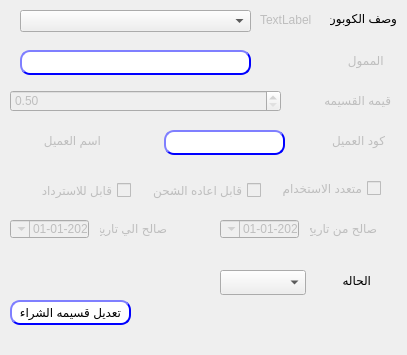
<?xml version="1.0" encoding="UTF-8"?>
<ui version="4.0">
 <class>CustomerGP</class>
 <widget class="QDialog" name="CustomerGP">
  <property name="geometry">
   <rect>
    <x>0</x>
    <y>0</y>
    <width>407</width>
    <height>355</height>
   </rect>
  </property>
  <property name="windowTitle">
   <string>أيقاف / تفعيل الكوبون</string>
  </property>
  <widget class="QPushButton" name="BTN_modifyCoupon">
   <property name="geometry">
    <rect>
     <x>10</x>
     <y>300</y>
     <width>121</width>
     <height>25</height>
    </rect>
   </property>
   <property name="styleSheet">
    <string notr="true">QPushButton{
                                        background-color: white;
                                        border-style: outset;
                                        border-width: 2px;
                                        border-radius: 10px;
                                        border-color: blue;
                                        min-width: 6em;
                                        }
                                        QPushButton:hover {
                                        background: qradialgradient(
                                        cx: 0.3, cy: -0.4, fx: 0.3, fy: -0.4,
                                        radius: 1.35, stop: 0 #fff, stop: 1 #bbb
                                        );
                                        }
                                        QPushButton:pressed {
                                        border-style: inset;
                                        background: qradialgradient(
                                        cx: 0.4, cy: -0.1, fx: 0.4, fy: -0.1,
                                        radius: 1.35, stop: 0 #fff, stop: 1 #ddd
                                        );
                                        }
                                    </string>
   </property>
   <property name="text">
    <string>تعديل قسيمه الشراء</string>
   </property>
  </widget>
  <widget class="QDateTimeEdit" name="Qdate_from">
   <property name="enabled">
    <bool>false</bool>
   </property>
   <property name="geometry">
    <rect>
     <x>220</x>
     <y>220</y>
     <width>79</width>
     <height>18</height>
    </rect>
   </property>
   <property name="layoutDirection">
    <enum>Qt::RightToLeft</enum>
   </property>
   <property name="minimumDateTime">
    <datetime>
     <hour>0</hour>
     <minute>0</minute>
     <second>0</second>
     <year>2020</year>
     <month>1</month>
     <day>1</day>
    </datetime>
   </property>
   <property name="displayFormat">
    <string>yyyy-MM-dd</string>
   </property>
   <property name="calendarPopup">
    <bool>true</bool>
   </property>
  </widget>
  <widget class="QLabel" name="desc">
   <property name="geometry">
    <rect>
     <x>330</x>
     <y>10</y>
     <width>67</width>
     <height>17</height>
    </rect>
   </property>
   <property name="layoutDirection">
    <enum>Qt::RightToLeft</enum>
   </property>
   <property name="text">
    <string>وصف الكوبون</string>
   </property>
  </widget>
  <widget class="QDateTimeEdit" name="Qdate_to">
   <property name="enabled">
    <bool>false</bool>
   </property>
   <property name="geometry">
    <rect>
     <x>10</x>
     <y>220</y>
     <width>79</width>
     <height>18</height>
    </rect>
   </property>
   <property name="layoutDirection">
    <enum>Qt::RightToLeft</enum>
   </property>
   <property name="minimumDateTime">
    <datetime>
     <hour>0</hour>
     <minute>0</minute>
     <second>0</second>
     <year>2020</year>
     <month>1</month>
     <day>1</day>
    </datetime>
   </property>
   <property name="displayFormat">
    <string>yyyy-MM-dd</string>
   </property>
   <property name="calendarPopup">
    <bool>true</bool>
   </property>
  </widget>
  <widget class="QLabel" name="desc_3">
   <property name="enabled">
    <bool>false</bool>
   </property>
   <property name="geometry">
    <rect>
     <x>310</x>
     <y>220</y>
     <width>67</width>
     <height>17</height>
    </rect>
   </property>
   <property name="text">
    <string>صالح من تاريخ</string>
   </property>
  </widget>
  <widget class="QComboBox" name="CMB_CouponStatus">
   <property name="enabled">
    <bool>true</bool>
   </property>
   <property name="geometry">
    <rect>
     <x>220</x>
     <y>270</y>
     <width>86</width>
     <height>25</height>
    </rect>
   </property>
  </widget>
  <widget class="QLabel" name="labe_id">
   <property name="enabled">
    <bool>false</bool>
   </property>
   <property name="geometry">
    <rect>
     <x>260</x>
     <y>10</y>
     <width>61</width>
     <height>20</height>
    </rect>
   </property>
   <property name="text">
    <string>TextLabel</string>
   </property>
  </widget>
  <widget class="QComboBox" name="CMB_CouponDes">
   <property name="geometry">
    <rect>
     <x>20</x>
     <y>10</y>
     <width>231</width>
     <height>22</height>
    </rect>
   </property>
   <property name="editable">
    <bool>false</bool>
   </property>
  </widget>
  <widget class="QLabel" name="desc_4">
   <property name="enabled">
    <bool>false</bool>
   </property>
   <property name="geometry">
    <rect>
     <x>100</x>
     <y>220</y>
     <width>67</width>
     <height>17</height>
    </rect>
   </property>
   <property name="layoutDirection">
    <enum>Qt::RightToLeft</enum>
   </property>
   <property name="text">
    <string>صالح الي تاريخ</string>
   </property>
  </widget>
  <widget class="QLabel" name="label_2">
   <property name="enabled">
    <bool>true</bool>
   </property>
   <property name="geometry">
    <rect>
     <x>330</x>
     <y>270</y>
     <width>41</width>
     <height>20</height>
    </rect>
   </property>
   <property name="layoutDirection">
    <enum>Qt::RightToLeft</enum>
   </property>
   <property name="text">
    <string>الحاله</string>
   </property>
  </widget>
  <widget class="QCheckBox" name="checkBox_refundable">
   <property name="enabled">
    <bool>false</bool>
   </property>
   <property name="geometry">
    <rect>
     <x>20</x>
     <y>180</y>
     <width>111</width>
     <height>20</height>
    </rect>
   </property>
   <property name="layoutDirection">
    <enum>Qt::RightToLeft</enum>
   </property>
   <property name="text">
    <string>قابل للاسترداد</string>
   </property>
  </widget>
  <widget class="QLabel" name="desc_11">
   <property name="enabled">
    <bool>false</bool>
   </property>
   <property name="geometry">
    <rect>
     <x>304</x>
     <y>130</y>
     <width>81</width>
     <height>21</height>
    </rect>
   </property>
   <property name="layoutDirection">
    <enum>Qt::RightToLeft</enum>
   </property>
   <property name="text">
    <string>&lt;html&gt;&lt;head/&gt;&lt;body&gt;&lt;p align=&quot;right&quot;&gt;&lt;span style=&quot; color:#ef2929;&quot;&gt;&lt;/span&gt;كود العميل&lt;/p&gt;&lt;/body&gt;&lt;/html&gt;</string>
   </property>
  </widget>
  <widget class="QCheckBox" name="checkBox_Multi">
   <property name="enabled">
    <bool>false</bool>
   </property>
   <property name="geometry">
    <rect>
     <x>280</x>
     <y>180</y>
     <width>101</width>
     <height>17</height>
    </rect>
   </property>
   <property name="layoutDirection">
    <enum>Qt::RightToLeft</enum>
   </property>
   <property name="text">
    <string>متعدد الاستخدام</string>
   </property>
  </widget>
  <widget class="QCheckBox" name="checkBox_rechange">
   <property name="enabled">
    <bool>false</bool>
   </property>
   <property name="geometry">
    <rect>
     <x>150</x>
     <y>180</y>
     <width>111</width>
     <height>20</height>
    </rect>
   </property>
   <property name="layoutDirection">
    <enum>Qt::RightToLeft</enum>
   </property>
   <property name="text">
    <string>قابل اعاده الشحن</string>
   </property>
  </widget>
  <widget class="QLabel" name="label">
   <property name="enabled">
    <bool>false</bool>
   </property>
   <property name="geometry">
    <rect>
     <x>300</x>
     <y>90</y>
     <width>91</width>
     <height>21</height>
    </rect>
   </property>
   <property name="text">
    <string>قيمه القسيمه</string>
   </property>
  </widget>
  <widget class="QDoubleSpinBox" name="LE_desc_2">
   <property name="enabled">
    <bool>false</bool>
   </property>
   <property name="geometry">
    <rect>
     <x>10</x>
     <y>90</y>
     <width>271</width>
     <height>22</height>
    </rect>
   </property>
   <property name="styleSheet">
    <string notr="true"/>
   </property>
   <property name="minimum">
    <double>0.500000000000000</double>
   </property>
  </widget>
  <widget class="QLineEdit" name="LE_desc_5">
   <property name="enabled">
    <bool>false</bool>
   </property>
   <property name="geometry">
    <rect>
     <x>164</x>
     <y>130</y>
     <width>121</width>
     <height>25</height>
    </rect>
   </property>
   <property name="styleSheet">
    <string notr="true">QLineEdit{
                                        background-color: white;
                                        border-style: outset;
                                        border-width: 2px;
                                        border-radius: 10px;
                                        border-color: blue;
                                        min-width: 6em;
                                        }
                                        QLineEdit:hover {
                                        background: qradialgradient(
                                        cx: 0.3, cy: -0.4, fx: 0.3, fy: -0.4,
                                        radius: 1.35, stop: 0 #fff, stop: 1 #bbb
                                        );
                                        }
                                       QLineEdit:pressed {
                                        border-style: inset;
                                        background: qradialgradient(
                                        cx: 0.4, cy: -0.1, fx: 0.4, fy: -0.1,
                                        radius: 1.35, stop: 0 #fff, stop: 1 #ddd
                                        );
                                        }
                                    </string>
   </property>
  </widget>
  <widget class="QLabel" name="desc_13">
   <property name="enabled">
    <bool>false</bool>
   </property>
   <property name="geometry">
    <rect>
     <x>10</x>
     <y>130</y>
     <width>91</width>
     <height>21</height>
    </rect>
   </property>
   <property name="layoutDirection">
    <enum>Qt::RightToLeft</enum>
   </property>
   <property name="text">
    <string>&lt;html&gt;&lt;head/&gt;&lt;body&gt;&lt;p align=&quot;right&quot;&gt;&lt;span style=&quot; color:#ef2929;&quot;&gt;&lt;/span&gt;اسم العميل&lt;/p&gt;&lt;/body&gt;&lt;/html&gt;</string>
   </property>
  </widget>
  <widget class="QLabel" name="desc_9">
   <property name="enabled">
    <bool>false</bool>
   </property>
   <property name="geometry">
    <rect>
     <x>320</x>
     <y>50</y>
     <width>67</width>
     <height>21</height>
    </rect>
   </property>
   <property name="layoutDirection">
    <enum>Qt::RightToLeft</enum>
   </property>
   <property name="text">
    <string>&lt;html&gt;&lt;head/&gt;&lt;body&gt;&lt;p align=&quot;right&quot;&gt;&lt;span style=&quot; color:#ef2929;&quot;&gt;&lt;/span&gt;الممول &lt;/p&gt;&lt;/body&gt;&lt;/html&gt;</string>
   </property>
  </widget>
  <widget class="QLineEdit" name="LE_desc_6">
   <property name="enabled">
    <bool>false</bool>
   </property>
   <property name="geometry">
    <rect>
     <x>20</x>
     <y>50</y>
     <width>231</width>
     <height>25</height>
    </rect>
   </property>
   <property name="styleSheet">
    <string notr="true">QLineEdit{
                                        background-color: white;
                                        border-style: outset;
                                        border-width: 2px;
                                        border-radius: 10px;
                                        border-color: blue;
                                        min-width: 6em;
                                        }
                                        QLineEdit:hover {
                                        background: qradialgradient(
                                        cx: 0.3, cy: -0.4, fx: 0.3, fy: -0.4,
                                        radius: 1.35, stop: 0 #fff, stop: 1 #bbb
                                        );
                                        }
                                       QLineEdit:pressed {
                                        border-style: inset;
                                        background: qradialgradient(
                                        cx: 0.4, cy: -0.1, fx: 0.4, fy: -0.1,
                                        radius: 1.35, stop: 0 #fff, stop: 1 #ddd
                                        );
                                        }
                                    </string>
   </property>
  </widget>
 </widget>
 <resources/>
 <connections/>
</ui>
